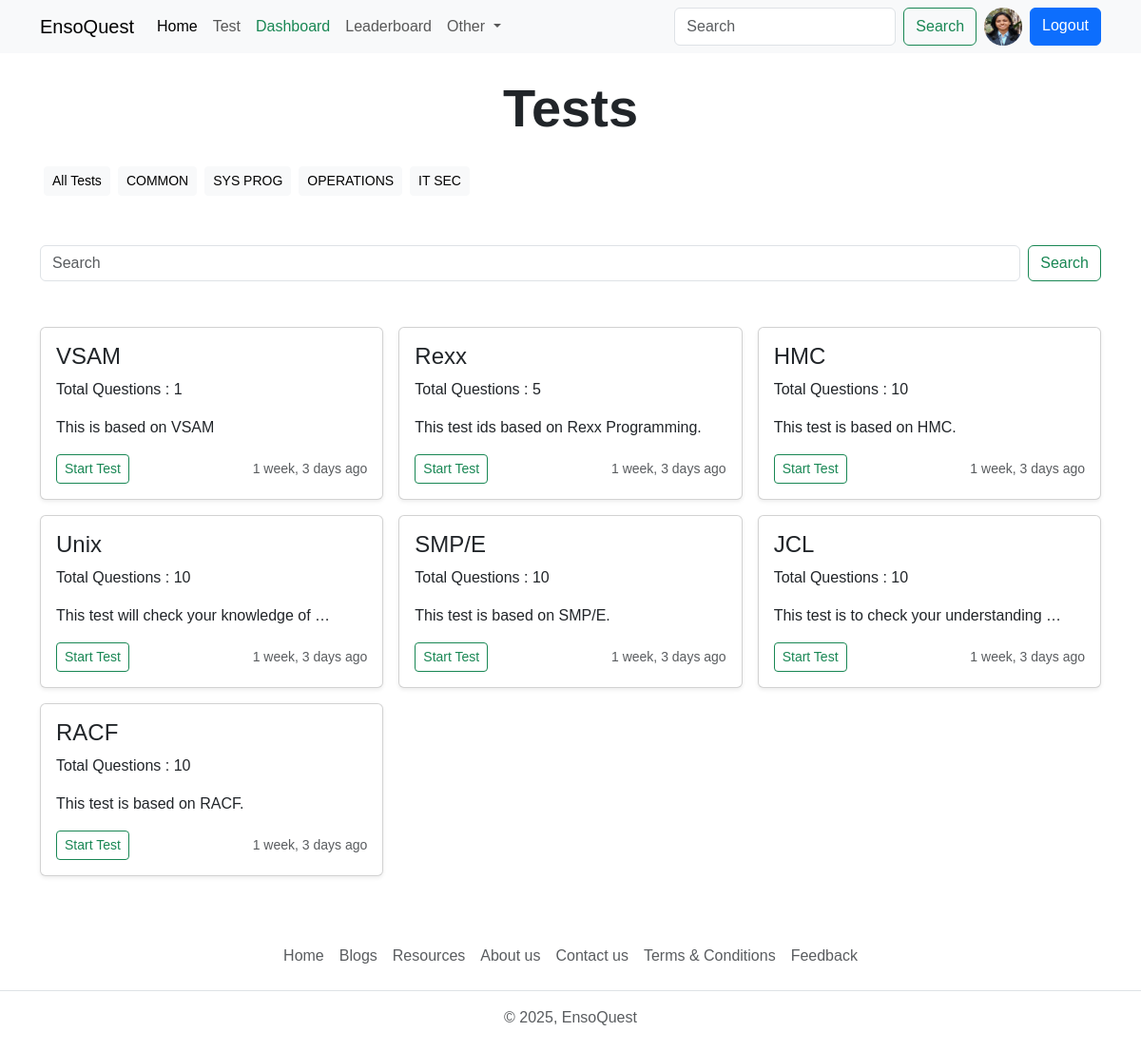
The app's page /quiz/all_quiz/ (signed in), older data.
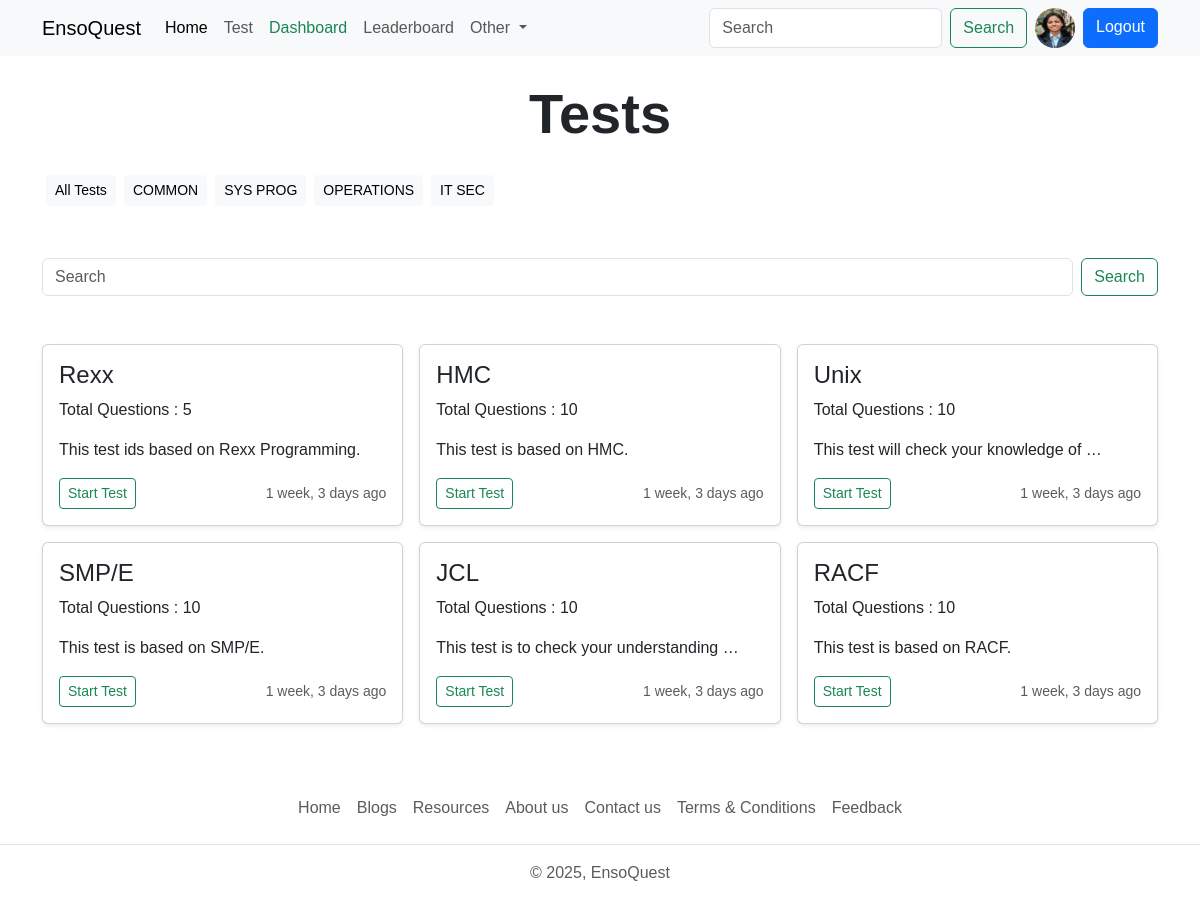
The same page, newer data.
### quiz/models.py (models this page shows, shortened)
class Category(models.Model):
    name = models.CharField(max_length=15)
    class Meta:
        verbose_name_plural = 'Categories'

class Quiz(models.Model):
    title = models.CharField(max_length=255)
    description = models.TextField()
    category = models.ForeignKey(Category, on_delete=models.CASCADE)
    quiz_file = models.FileField(upload_to='quiz/')
    created_at = models.DateTimeField(auto_now_add=True)
    updated_at = models.DateTimeField(auto_now=True)
    class Meta:
        verbose_name_plural = 'Tests'

class Question(models.Model):
    quiz = models.ForeignKey(Quiz,on_delete=models.CASCADE)
    text = models.TextField()

### quiz/views.py (the view)
# urls.py: path('all_quiz/',views.all_quiz_view, name='all_quiz'),
@login_required
def all_quiz_view(request, category=None):
    quizzes = Quiz.objects.order_by('-created_at')
    categories = Category.objects.all()
    context = {"quizzes": quizzes, "categories": categories}
    return render(request, 'all-test.html', context)

### Templates/all-test.html (shortened to what this page needs)
{% extends 'index.html' %}
{% block content %}
    <h1 class="display-4 text-center my-4 fw-bold">Tests</h1>
    <div class="container">
      <div class="d-flex flex-wrap">
        <a href="{% url 'all_quiz' %}" class="btn btn-sm btn-light m-1">All Tests</a>
        {% for category in categories %}
        <a href="{% url 'search' category.name %}" class="btn btn-sm btn-light m-1">{{category.name}}</a>
        {% endfor %}
      </div>
    </div>
    <form class="container d-flex my-5" role="search" method="get" action="{% url 'search' ' ' %}">
      <input name="q" class="form-control me-2" type="search" placeholder="Search" aria-label="Search">
      <button type="submit" class="btn btn-outline-success">Search</button>
    </form>
    <div class="container my-5">
      <div class="row row-cols-1 row-cols-sm-1 row-cols-md-2 row-cols-lg-3 g-3">
        {% if quizzes|length > 0 %}
        {% for quiz in quizzes %}
        <div class="col">
          <div class="card shadow-sm">
            <div class="card-body">
              <h4>{{quiz.title}}</h4>
              <p class="card-text">Total Questions : {{quiz.question_set.all|length}}</p>
              <p class="card-text">{{quiz.description|truncatewords:7}}</p>
              <div class="d-flex justify-content-between align-items-center">
                <div class="btn-group">
                  <a href="{% url 'quiz' quiz.id %}" type="button" class="btn btn-sm btn-outline-success">Start Test</a>
                </div>
                <small class="text-body-secondary">{{quiz.created_at|timesince}} ago</small>
              </div>
            </div>
          </div>
        </div>
        {% endfor %}
        {% else %}
        <div class="col-lg-12 col-md-12 col-12">
          <p class="text-center text-danger fs-5">There is no Test available for this category or search.</p>
        </div>
        {% endif %}
      </div>
    </div>
    {% endblock content %}

Row changes from the older to the newer data that the page shows:
removed Quiz: title "VSAM", question_set.all|length "1", description "This is based on VSAM", created_at "1 week, 3 days"
